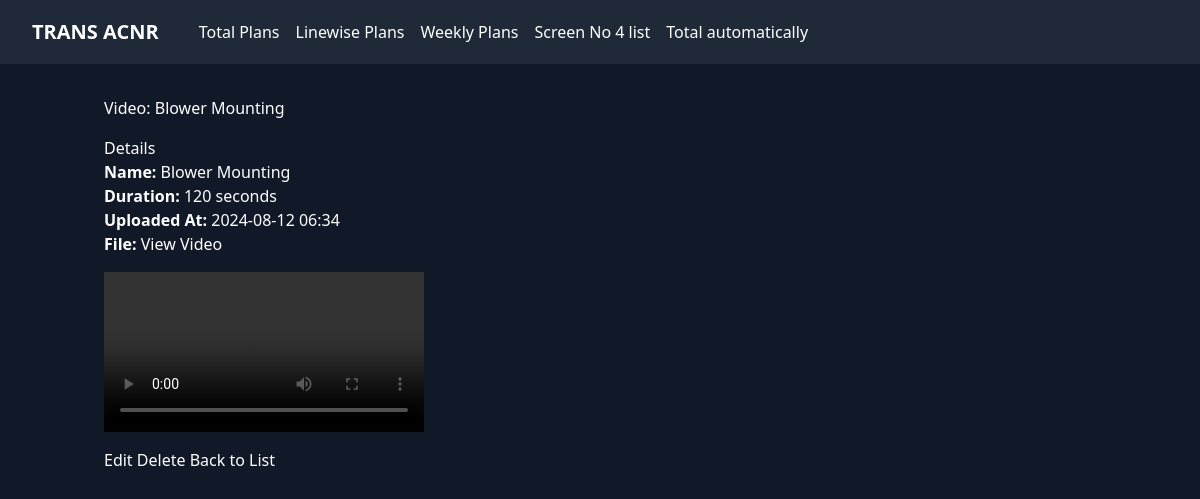
Screenshot of /screen/videos/16/ (signed in) with the database file from the repository.
### screen_app/models.py (models this page shows, shortened)
class VideoFile(models.Model):
    video_duration = models.IntegerField(default=120,help_text="Duration of video in seconds")
    video_name = models.CharField(max_length=100,default='TA100-70020' ,help_text="Name of Media file")
    video_file = models.FileField(upload_to='static/media/Videos_files/')
    uploaded_at = models.DateTimeField(default=timezone.now)

### screen_app/views.py (the view)
# urls.py: path('videos/<int:pk>/', views.VideoFileDetailView.as_view(), name='video_detail'),
@staff_member_required_cbv
class VideoFileDetailView(DetailView):
    model = VideoFile
    template_name = 'videos/video_detail.html'

### screen_app/templates/videos/video_detail.html (shortened to what this page needs)
{% extends 'base.html' %}
{% block content %}
<h1 class="mb-4">Video: {{ object.video_name }}</h1>
<div class="card">
    <div class="card-body">
        <h5 class="card-title">Details</h5>
        <p><strong>Name:</strong> {{ object.video_name }}</p>
        <p><strong>Duration:</strong> {{ object.video_duration }} seconds</p>
        <p><strong>Uploaded At:</strong> {{ object.uploaded_at|date:"Y-m-d H:i" }}</p>
        <p><strong>File:</strong> <a href="{{ object.video_file.url }}" target="_blank">View Video</a></p>
    </div>
</div>
<div class="mt-4">
    <video width="320" height="240" controls>
        <source src="{{ object.video_file.url }}" type="video/mp4">
    </video>
</div>
<div class="mt-4">
    <a href="{% url 'video_update' object.pk %}" class="btn btn-warning">Edit</a>
    <a href="{% url 'video_delete' object.pk %}" class="btn btn-danger">Delete</a>
    <a href="{% url 'video_list' %}" class="btn btn-secondary">Back to List</a>
</div>
{% endblock %}

### templates/base.html (style rules this page uses)
body { background-color: #1a202c; color: #ffffff; }

### rows the page displays
VideoFile: video_name "Blower Mounting", video_duration "120", uploaded_at "2024-08-12 06:34"
